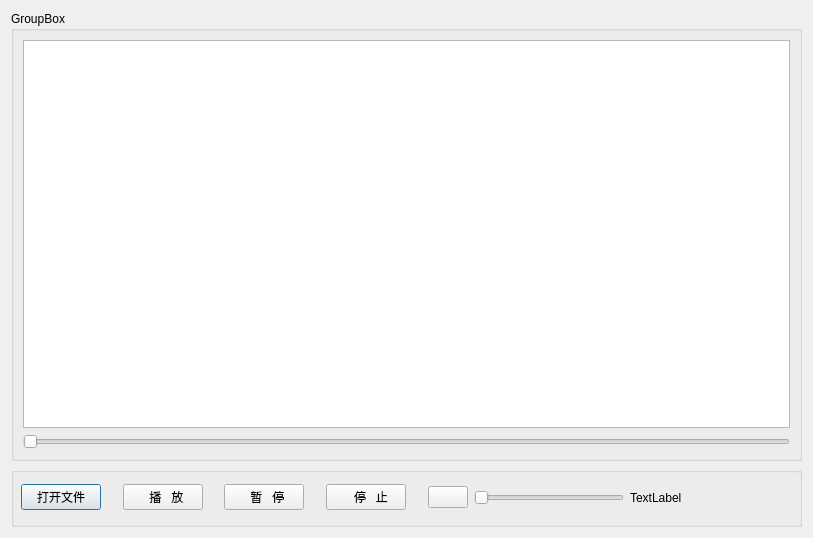
<?xml version="1.0" encoding="UTF-8"?>
<ui version="4.0">
 <class>MainDialog</class>
 <widget class="QDialog" name="MainDialog">
  <property name="geometry">
   <rect>
    <x>0</x>
    <y>0</y>
    <width>813</width>
    <height>538</height>
   </rect>
  </property>
  <property name="windowTitle">
   <string>MainDialog</string>
  </property>
  <layout class="QGridLayout" name="gridLayout_2">
   <item row="0" column="0">
    <layout class="QVBoxLayout" name="verticalLayout_2">
     <item>
      <widget class="QGroupBox" name="videoBox">
       <property name="title">
        <string>GroupBox</string>
       </property>
       <layout class="QGridLayout" name="gridLayout">
        <item row="0" column="0">
         <layout class="QVBoxLayout" name="verticalLayout">
          <item>
           <widget class="QGraphicsView" name="graphicsView">
            <property name="backgroundBrush">
             <brush brushstyle="NoBrush">
              <color alpha="255">
               <red>0</red>
               <green>0</green>
               <blue>0</blue>
              </color>
             </brush>
            </property>
           </widget>
          </item>
          <item>
           <widget class="QSlider" name="horizontalSlider_2">
            <property name="orientation">
             <enum>Qt::Horizontal</enum>
            </property>
           </widget>
          </item>
         </layout>
        </item>
       </layout>
      </widget>
     </item>
     <item>
      <widget class="QGroupBox" name="groupBox">
       <property name="minimumSize">
        <size>
         <width>0</width>
         <height>60</height>
        </size>
       </property>
       <property name="title">
        <string/>
       </property>
       <property name="alignment">
        <set>Qt::AlignCenter</set>
       </property>
       <widget class="QWidget" name="layoutWidget">
        <property name="geometry">
         <rect>
          <x>10</x>
          <y>15</y>
          <width>661</width>
          <height>31</height>
         </rect>
        </property>
        <layout class="QHBoxLayout" name="_2">
         <item>
          <widget class="QPushButton" name="openFileBt">
           <property name="text">
            <string>打开文件</string>
           </property>
           <property name="icon">
            <iconset resource="res.qrc">
             <normaloff>:/C:/Users/panch/Downloads/res/fileicon.png</normaloff>:/C:/Users/panch/Downloads/res/fileicon.png</iconset>
           </property>
          </widget>
         </item>
         <item>
          <spacer name="horizontalSpacer">
           <property name="orientation">
            <enum>Qt::Horizontal</enum>
           </property>
           <property name="sizeHint" stdset="0">
            <size>
             <width>40</width>
             <height>20</height>
            </size>
           </property>
          </spacer>
         </item>
         <item>
          <widget class="QPushButton" name="playBt">
           <property name="text">
            <string>  播   放</string>
           </property>
           <property name="icon">
            <iconset resource="res.qrc">
             <normaloff>:/C:/Users/panch/Downloads/res/play.png</normaloff>:/C:/Users/panch/Downloads/res/play.png</iconset>
           </property>
          </widget>
         </item>
         <item>
          <spacer name="horizontalSpacer_2">
           <property name="orientation">
            <enum>Qt::Horizontal</enum>
           </property>
           <property name="sizeHint" stdset="0">
            <size>
             <width>40</width>
             <height>20</height>
            </size>
           </property>
          </spacer>
         </item>
         <item>
          <widget class="QPushButton" name="suspendBt">
           <property name="text">
            <string>  暂   停</string>
           </property>
           <property name="icon">
            <iconset resource="res.qrc">
             <normaloff>:/C:/Users/panch/Downloads/res/suspend.png</normaloff>:/C:/Users/panch/Downloads/res/suspend.png</iconset>
           </property>
          </widget>
         </item>
         <item>
          <spacer name="horizontalSpacer_3">
           <property name="orientation">
            <enum>Qt::Horizontal</enum>
           </property>
           <property name="sizeHint" stdset="0">
            <size>
             <width>40</width>
             <height>20</height>
            </size>
           </property>
          </spacer>
         </item>
         <item>
          <widget class="QPushButton" name="stopBt">
           <property name="text">
            <string>   停   止</string>
           </property>
           <property name="icon">
            <iconset resource="res.qrc">
             <normaloff>:/C:/Users/panch/Downloads/res/stop.png</normaloff>:/C:/Users/panch/Downloads/res/stop.png</iconset>
           </property>
          </widget>
         </item>
         <item>
          <spacer name="horizontalSpacer_4">
           <property name="orientation">
            <enum>Qt::Horizontal</enum>
           </property>
           <property name="sizeHint" stdset="0">
            <size>
             <width>40</width>
             <height>20</height>
            </size>
           </property>
          </spacer>
         </item>
         <item>
          <widget class="QPushButton" name="muteBt">
           <property name="text">
            <string/>
           </property>
           <property name="icon">
            <iconset resource="res.qrc">
             <normaloff>:/C:/Users/panch/Downloads/res/sound.png</normaloff>:/C:/Users/panch/Downloads/res/sound.png</iconset>
           </property>
          </widget>
         </item>
         <item>
          <widget class="QSlider" name="voiceslider">
           <property name="minimumSize">
            <size>
             <width>150</width>
             <height>0</height>
            </size>
           </property>
           <property name="maximum">
            <number>100</number>
           </property>
           <property name="singleStep">
            <number>1</number>
           </property>
           <property name="orientation">
            <enum>Qt::Horizontal</enum>
           </property>
          </widget>
         </item>
         <item>
          <widget class="QLabel" name="voicevalue">
           <property name="text">
            <string>TextLabel</string>
           </property>
          </widget>
         </item>
        </layout>
        <zorder>openFileBt</zorder>
        <zorder>playBt</zorder>
        <zorder>suspendBt</zorder>
        <zorder>stopBt</zorder>
        <zorder>muteBt</zorder>
        <zorder>voiceslider</zorder>
        <zorder>horizontalSpacer</zorder>
        <zorder>horizontalSpacer_2</zorder>
        <zorder>horizontalSpacer_3</zorder>
        <zorder>horizontalSpacer_4</zorder>
        <zorder>voicevalue</zorder>
       </widget>
      </widget>
     </item>
    </layout>
   </item>
  </layout>
 </widget>
 <resources>
  <include location="res.qrc"/>
 </resources>
 <connections/>
</ui>
